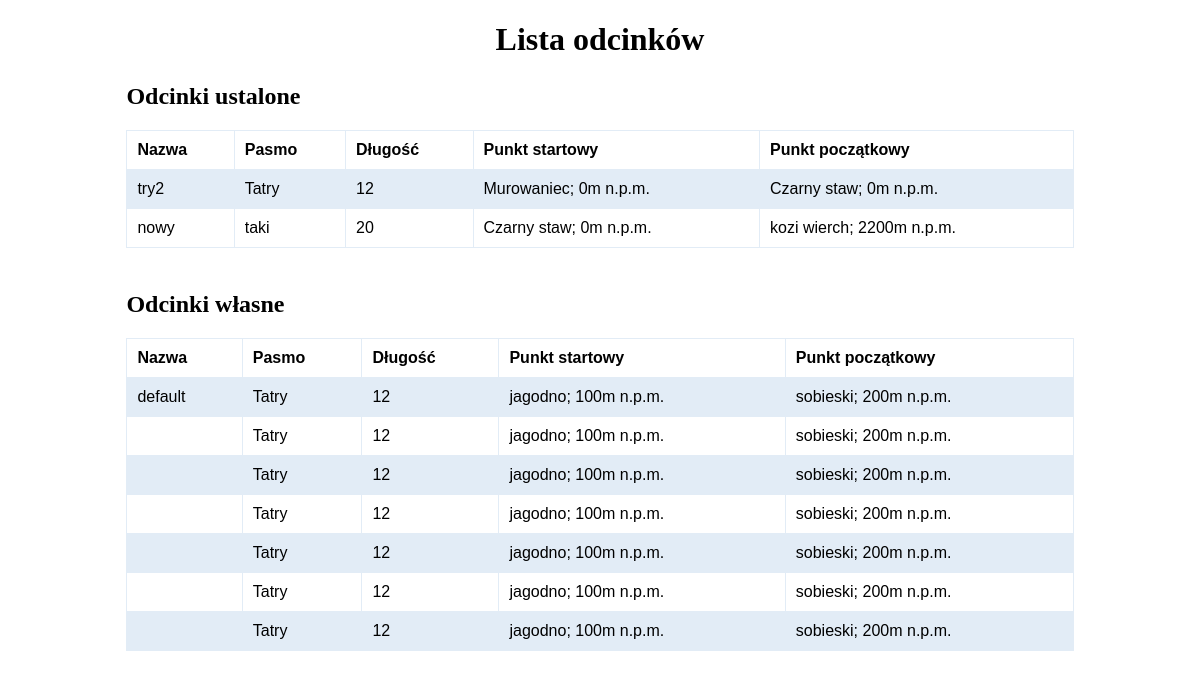
/view_segments/, run on an earlier commit of the app's database.
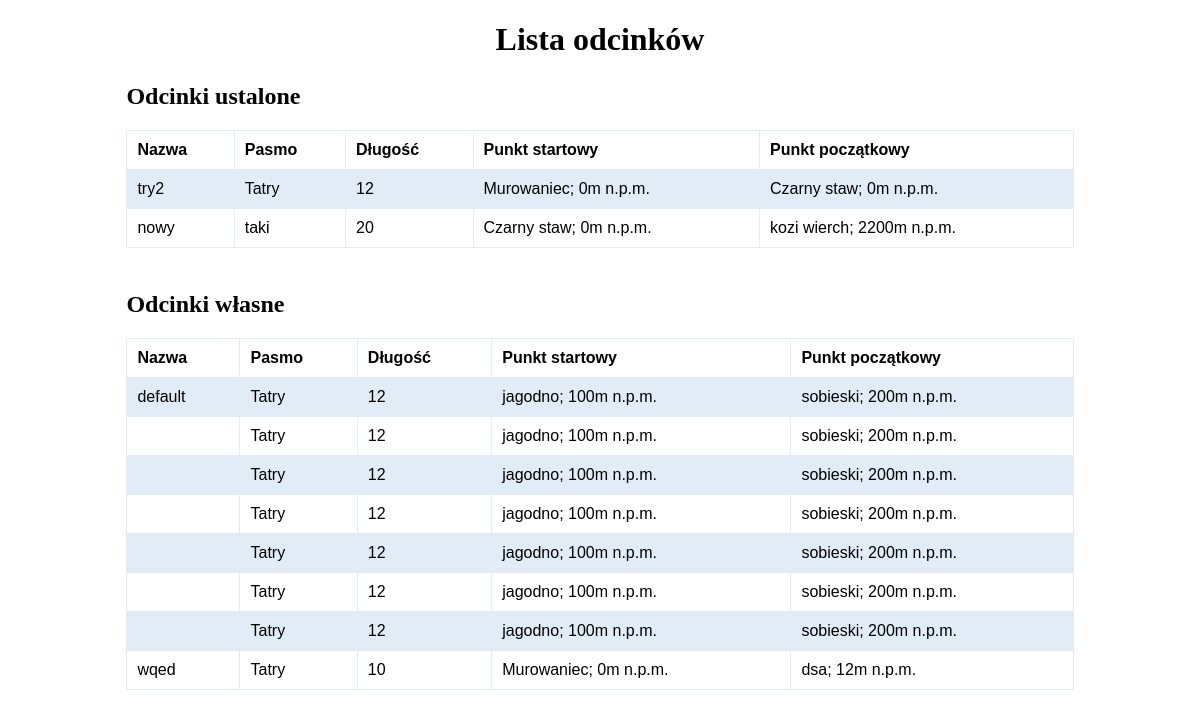
And on a later commit of the database.
### mysite/models/segment.py (models this page shows)
class DefinedSegment(models.Model):
    segment = models.ForeignKey(Segment, on_delete=models.CASCADE, related_name="defined_segment")
    points = models.IntegerField()
    start_point = models.ForeignKey(Point, on_delete=models.PROTECT, related_name='start_point')
    end_point = models.ForeignKey(Point, on_delete=models.PROTECT, related_name='end_point')
    name = models.CharField(max_length=100, unique=True)

class Segment(models.Model):
    length = models.IntegerField()
    range = models.ForeignKey(Range, on_delete=models.CASCADE, null=True)

class CustomSegment(models.Model):
    elevation = models.IntegerField()
    start_name = models.CharField(max_length=50)
    end_name = models.CharField(max_length=50)
    start_height = models.IntegerField()
    end_height = models.IntegerField()
    segment = models.ForeignKey(Segment, on_delete=models.CASCADE, related_name="custom_segment")
    name = models.CharField(max_length=100)

### mysite/models/range.py (models this page shows)
class Range(models.Model):
    country = models.CharField(max_length=30)
    name = models.CharField(max_length=30)
    group = models.ForeignKey(Group, on_delete=models.PROTECT)

### mysite/models/point.py (models this page shows)
class Point(models.Model):
    name = models.CharField(max_length=200)
    height = models.IntegerField(default=0)

### mysite/views/view_segments_view.py (the view)
# urls.py: path('view_segments/', ViewSegments.as_view()),
class ViewSegments(View):
    def get(self, request):
        definedSegments = list(DefinedSegment.objects.all())
        customSegments = list(CustomSegment.objects.all())
        return render(request, 'viewsegments.html', {'definedSegments': definedSegments, 'customSegments': customSegments})

### mysite/templates/viewsegments.html (shortened to what this page needs)
{% extends 'base.html' %}
{% block head %}
    {% load static %}
    <link rel="stylesheet" type="text/css" href="{% static 'view_segments_style.css' %}">
{% endblock %}
{% block above_content %}
    <h1>Lista odcinków</h1>
{% endblock %}
{% block content %}
<h2>Odcinki ustalone</h2>
<table>
     <tr>
         <th>Nazwa</th>
         <th>Pasmo</th>
         <th>Długość</th>
         <th>Punkt startowy</th>
         <th>Punkt początkowy</th>
    </tr>
     {% for definedSegment in definedSegments %}
        <tr>
            <td>{{definedSegment.name}}</td>
            <td>{{definedSegment.segment.range.name}}</td>
            <td>{{definedSegment.segment.length}}</td>
            <td>{{definedSegment.start_point.name}}; {{definedSegment.start_point.height}}m n.p.m.</td>
            <td>{{definedSegment.end_point.name}}; {{definedSegment.end_point.height}}m n.p.m.</td>
        </tr>
    {% endfor %}
</table>
<br>
<h2>Odcinki własne</h2>
<table>
     <tr>
         <th>Nazwa</th>
         <th>Pasmo</th>
         <th>Długość</th>
         <th>Punkt startowy</th>
         <th>Punkt początkowy</th>
    </tr>
     {% for customSegment in customSegments %}
        <tr>
            <td>{{customSegment.name}}</td>
            <td>{{customSegment.segment.range.name}}</td>
            <td>{{customSegment.segment.length}}</td>
            <td>{{customSegment.start_name}}; {{customSegment.start_height}}m n.p.m.</td>
            <td>{{customSegment.end_name}}; {{customSegment.end_height}}m n.p.m.</td>
        </tr>
    {% endfor %}
</table>
{% endblock %}

What changed in the data, as far as the page shows it:
added CustomSegment: name "wqed", segment.range.name "Tatry", segment.length "10", start_name "Murowaniec", start_height "0", end_name "dsa", end_height "12"
